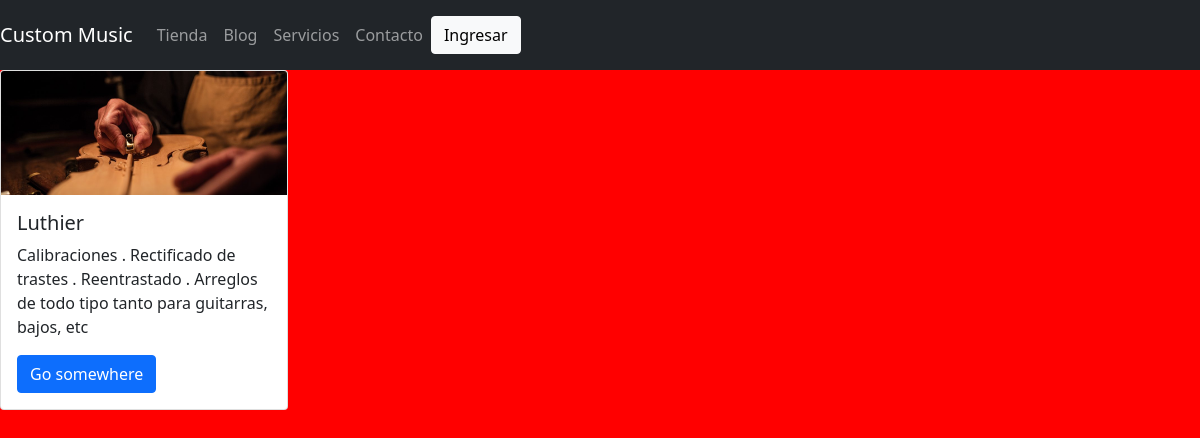
Page /servicios/ on the earlier database version.
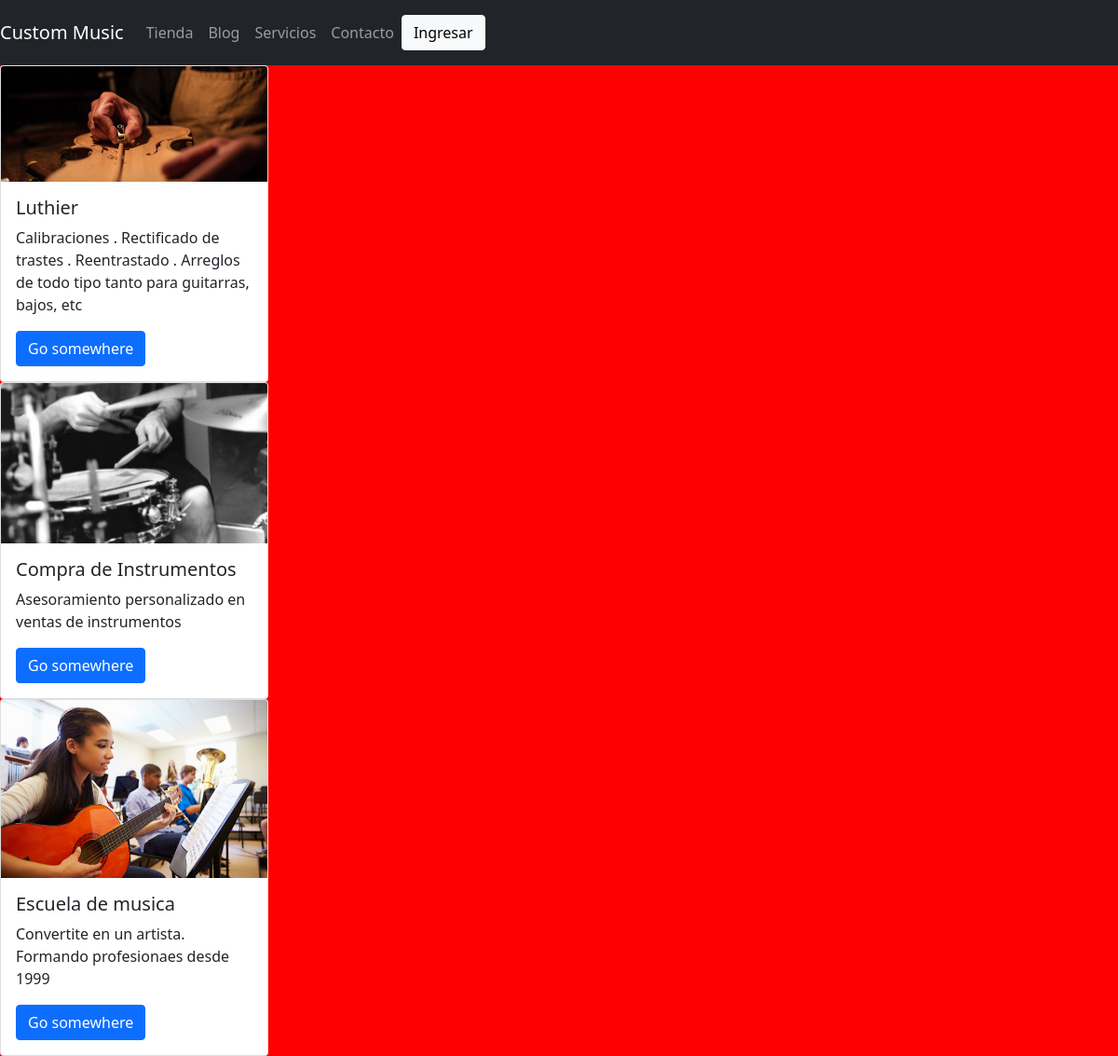
Same page on the later database version.
### servicios/models.py (models this page shows, shortened)
class Servicio(models.Model):
    titulo=models.CharField(max_length=60)
    contenido=models.CharField(max_length=120)
    imagen=models.ImageField(upload_to='servicios')
    created=models.DateTimeField(auto_now_add=True)
    updated=models.DateTimeField(auto_now_add=True)
    class Meta:
        verbose_name='servicio'
        verbose_name='servicios'

### servicios/views.py (the view)
# urls.py: path('servicios/', include('servicios.urls')),
def servicios(request):
    servicios=Servicio.objects.all()
    return render(request, 'servicios/servicios.html', {"servicios": servicios})

### servicios/templates/servicios/servicios.html
{% extends "ProjectEcomApp/inicio.html" %}
{% load static %}
{% block content %}
    {% for servicio in servicios %}
    <div class="card" style="width: 18rem;">
        <img src="{{servicio.imagen.url}}" class="card-img-top" alt="...">
        <div class="card-body">
          <h5 class="card-title">{{servicio.titulo}}</h5>
          <p class="card-text">{{servicio.contenido}}</p>
          <a href="#" class="btn btn-primary">Go somewhere</a>
        </div>
      </div>
    {% endfor %}
{% endblock %}

### ProjectEcomApp/templates/ProjectEcomApp/inicio.html (shortened to what this page needs)
<!DOCTYPE html>
<html lang="en">
<head>
    {% load static %}
    <link href="https://cdn.jsdelivr.net/npm/bootstrap@5.0.2/dist/css/bootstrap.min.css" rel="stylesheet">
    <link rel="stylesheet" type="text/css" href="{% static 'css/style.css' %}" />
</head>
<body>
          <nav class="navbar navbar-expand-lg navbar-dark bg-dark">
            <a class="navbar-brand" href="#">Custom Music</a>
            <div class="collapse navbar-collapse" id="navbarSupportedContent">
              <ul class="navbar-nav mr-auto">
                <li class="nav-item active">
                  <a class="nav-link" href="{% url 'tienda'%}">Tienda</a>
                </li>
                <li class="nav-item active">
                  <a class="nav-link" href="{% url 'blog' %}">Blog</a>
                </li>
                <li class="nav-item active">
                  <a class="nav-link" href="{% url 'servicios' %}">Servicios</a>
                </li>
                <li class="nav-item active">
                  <a class="nav-link" href="#">Contacto</a>
                </li>
              </ul>
              <div class="form-inline my-2 my-lg-110">
                  <a href="#"class="btn btn-light" id="login">Ingresar</a>
              </div>
            </div>
          </nav>
      {% block content%}
      {% endblock %}
</body>
</html>

### ProjectEcomApp/static/css/style.css (style rules this page uses)
body { background-color: red; }

Differences in the rows shown:
added Servicio: imagen (picture), titulo "Compra de Instrumentos", contenido "Asesoramiento personalizado en ventas de instrumentos"
added Servicio: imagen (picture), titulo "Escuela de musica", contenido "Convertite en un artista. Formando profesionaes desde 1999"
